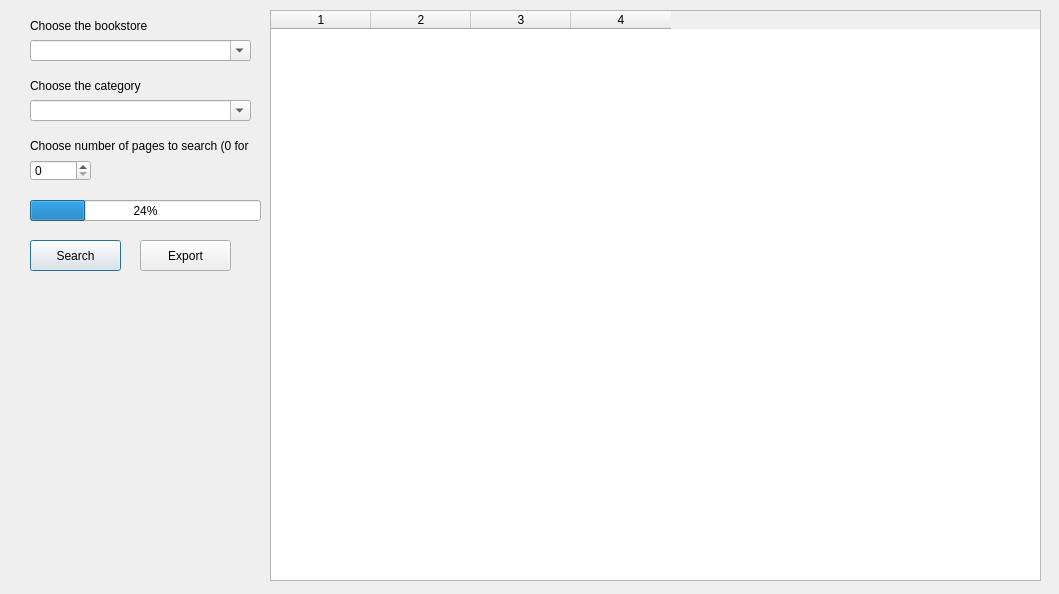
<?xml version="1.0" encoding="UTF-8"?>
<ui version="4.0">
 <class>Dialog</class>
 <widget class="QDialog" name="Dialog">
  <property name="geometry">
   <rect>
    <x>0</x>
    <y>0</y>
    <width>1059</width>
    <height>594</height>
   </rect>
  </property>
  <property name="windowTitle">
   <string>Dialog</string>
  </property>
  <widget class="QLabel" name="labelChooseBookstore">
   <property name="geometry">
    <rect>
     <x>30</x>
     <y>15</y>
     <width>121</width>
     <height>21</height>
    </rect>
   </property>
   <property name="autoFillBackground">
    <bool>false</bool>
   </property>
   <property name="text">
    <string>Choose the bookstore</string>
   </property>
  </widget>
  <widget class="QComboBox" name="bookstoreBox">
   <property name="geometry">
    <rect>
     <x>30</x>
     <y>40</y>
     <width>221</width>
     <height>21</height>
    </rect>
   </property>
   <property name="editable">
    <bool>true</bool>
   </property>
   <property name="placeholderText">
    <string/>
   </property>
  </widget>
  <widget class="QLabel" name="labelChooseCategory">
   <property name="geometry">
    <rect>
     <x>30</x>
     <y>76</y>
     <width>121</width>
     <height>20</height>
    </rect>
   </property>
   <property name="autoFillBackground">
    <bool>false</bool>
   </property>
   <property name="text">
    <string>Choose the category</string>
   </property>
  </widget>
  <widget class="QComboBox" name="categoryBox">
   <property name="geometry">
    <rect>
     <x>30</x>
     <y>100</y>
     <width>221</width>
     <height>21</height>
    </rect>
   </property>
   <property name="editable">
    <bool>true</bool>
   </property>
   <property name="placeholderText">
    <string/>
   </property>
  </widget>
  <widget class="QLabel" name="labelChoosePages">
   <property name="geometry">
    <rect>
     <x>30</x>
     <y>135</y>
     <width>221</width>
     <height>21</height>
    </rect>
   </property>
   <property name="autoFillBackground">
    <bool>false</bool>
   </property>
   <property name="text">
    <string>Choose number of pages to search (0 for all)</string>
   </property>
  </widget>
  <widget class="QSpinBox" name="breakConditionSpinBox">
   <property name="geometry">
    <rect>
     <x>30</x>
     <y>160</y>
     <width>61</width>
     <height>21</height>
    </rect>
   </property>
  </widget>
  <widget class="QProgressBar" name="progressBar">
   <property name="geometry">
    <rect>
     <x>30</x>
     <y>200</y>
     <width>231</width>
     <height>21</height>
    </rect>
   </property>
   <property name="value">
    <number>24</number>
   </property>
  </widget>
  <widget class="QPushButton" name="searchButton">
   <property name="geometry">
    <rect>
     <x>30</x>
     <y>240</y>
     <width>91</width>
     <height>31</height>
    </rect>
   </property>
   <property name="text">
    <string>Search</string>
   </property>
  </widget>
  <widget class="QTableWidget" name="booklistTable">
   <property name="geometry">
    <rect>
     <x>270</x>
     <y>10</y>
     <width>771</width>
     <height>571</height>
    </rect>
   </property>
   <property name="autoScroll">
    <bool>false</bool>
   </property>
   <property name="showGrid">
    <bool>true</bool>
   </property>
   <property name="sortingEnabled">
    <bool>true</bool>
   </property>
   <property name="columnCount">
    <number>4</number>
   </property>
   <column/>
   <column/>
   <column/>
   <column/>
  </widget>
  <widget class="QPushButton" name="exportButton">
   <property name="geometry">
    <rect>
     <x>140</x>
     <y>240</y>
     <width>91</width>
     <height>31</height>
    </rect>
   </property>
   <property name="text">
    <string>Export</string>
   </property>
  </widget>
 </widget>
 <resources/>
 <connections/>
</ui>
